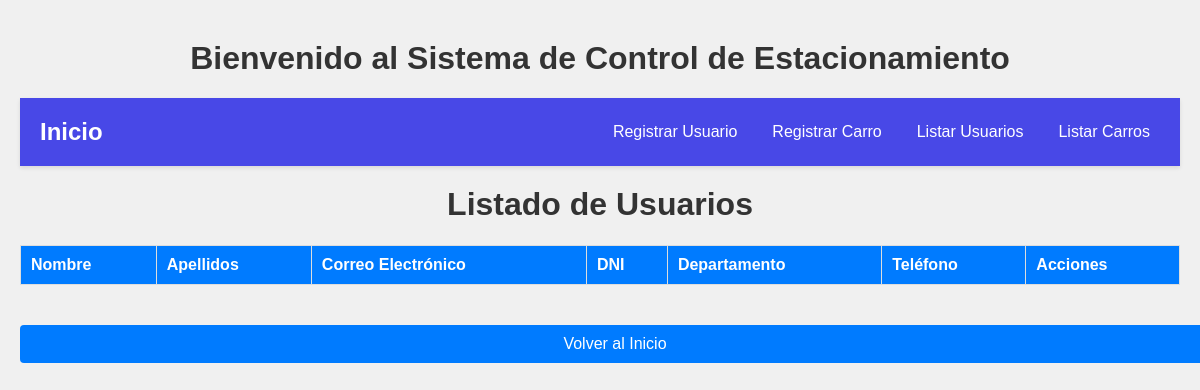
Before: /registro/listar_usuarios/ with the older database file.
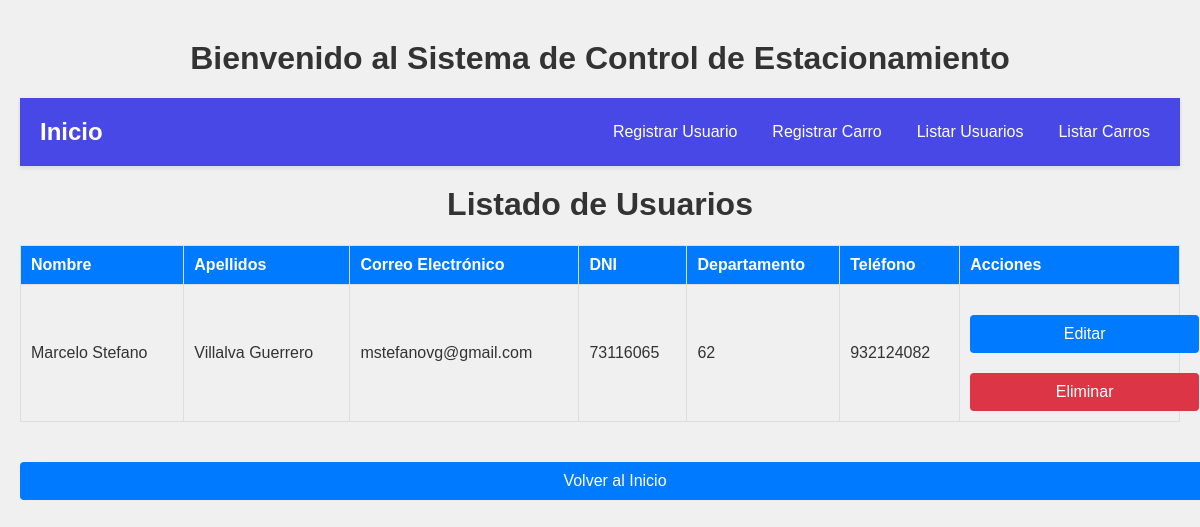
After: the same page with the newer database file.
### registro/models.py (models this page shows, shortened)
class Usuario(models.Model):
    name = models.CharField(max_length=200, verbose_name="Nombres")
    lastname = models.CharField(max_length=200, verbose_name="Apellidos")
    email = models.EmailField(max_length=200, unique=True, verbose_name="Correo Electrónico")
    dni = models.CharField(max_length=8, unique=True, verbose_name="DNI")
    telefono = models.CharField(max_length=9, verbose_name="Numero telefonico")
    flat_number = models.CharField(max_length=50, verbose_name="Numero de departamento")
    class Meta:
        verbose_name = "Usuario"
        verbose_name_plural = "Usuarios"

### registro/views.py (the view)
# urls.py: path('listar_usuarios/', listar_usuarios, name='listar_usuarios'),
def listar_usuarios(request):
    usuarios = Usuario.objects.all()
    return render(request, 'listar_usuarios.html', {'usuarios': usuarios})

### registro/templates/listar_usuarios.html (shortened to what this page needs)
{% extends 'base.html' %}
{% block content %}
    <h1>Listado de Usuarios</h1>
    <table class="table">
        <thead>
            <tr>
                <th>Nombre</th>
                <th>Apellidos</th>
                <th>Correo Electrónico</th>
                <th>DNI</th>
                <th>Departamento</th>
                <th>Teléfono</th>
                <th>Acciones</th>
            </tr>
        </thead>
        <tbody>
            {% for usuario in usuarios %}
                <tr>
                    <td>{{ usuario.name }}</td>
                    <td>{{ usuario.lastname }}</td>
                    <td>{{ usuario.email }}</td>
                    <td>{{ usuario.dni }}</td>
                    <td>{{ usuario.flat_number }}</td>
                    <td>{{ usuario.telefono }}</td>
                    <td>
                        <a href="{% url 'editar_usuario' id=usuario.id %}" class="btn">Editar</a>
                        <a href="{% url 'eliminar_usuario' id=usuario.id %}" class="btn btn-danger">Eliminar</a>
                    </td>
                </tr>
            {% endfor %}
        </tbody>
    </table>
    <a href="{% url 'index' %}" class="btn">Volver al Inicio</a>
{% endblock %}

### registro/templates/base.html (shortened to what this page needs)
{% load static %}
<!DOCTYPE html>
<html lang="es">
<head>
</head>
<body>
    <header>
        <h1>Bienvenido al Sistema de Control de Estacionamiento</h1>
            <nav class="navbar">
                <a href="{% url 'index' %}" class="navbar-brand">Inicio</a>
                <div class="navbar-menu">
                    <a href="{% url 'registrar_usuario' %}" class="navbar-link">Registrar Usuario</a>
                    <a href="{% url 'registrar_carro' %}" class="navbar-link">Registrar Carro</a>
                    <a href="{% url 'listar_usuarios' %}" class="navbar-link">Listar Usuarios</a>
                    <a href="{% url 'listar_carros' %}" class="navbar-link">Listar Carros</a>
                </div>
            </nav>
    </header>
    <main>
        {% block content %}
        {% endblock %}
    </main>
</body>
</html>

### registro/templates/base.html (style rules this page uses)
body { font-family: Arial, sans-serif; background-color: #f0f0f0; color: #333; margin: 0; padding: 20px; }
.btn { background-color: #4848E7; color: #ffffff; text-decoration: none; padding: 10px 20px; border-radius: 4px; transition: background-color 0.3s ease; text-align: center; display: inline-block; margin-top: 20px; cursor: pointer; border: none; width: 100%; }
.navbar { background-color: #4848E7; padding: 15px 20px; display: flex; justify-content: space-between; align-items: center; box-shadow: 0 2px 4px rgba(0, 0, 0, 0.1); }
.navbar-brand { font-size: 24px; color: #ffffff; text-decoration: none; font-weight: bold; }
.navbar-menu { list-style: none; margin: 0; padding: 0; display: flex; gap: 15px; }
.navbar-menu a { color: #ffffff; text-decoration: none; font-size: 16px; padding: 10px; border-radius: 4px; transition: background-color 0.3s ease; }
h1 { color: #333; text-align: center; margin-top: 20px; }
.btn { display: inline-block; padding: 10px 15px; font-size: 16px; color: #fff; background-color: #007bff; border: none; border-radius: 4px; text-decoration: none; text-align: center; }
.btn-danger { background-color: #dc3545; }
.table { width: 100%; border-collapse: collapse; margin: 20px 0; }
.table thead { background-color: #007bff; color: #fff; }
.table th, .table td { padding: 10px; text-align: left; border: 1px solid #ddd; }

Changed rows visible on the page:
added Usuario: name "Marcelo Stefano", lastname "Villalva Guerrero", email "mstefanovg@gmail.com", dni "73116065", flat_number "62", telefono "932124082"
